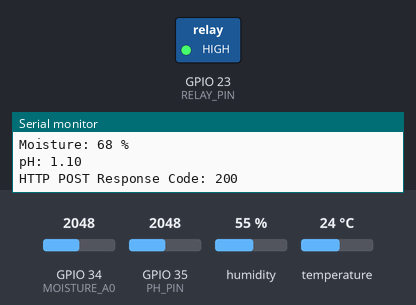
This program was run on a simulated ESP32. Parts: switched loads named in the program (green lamp = pin HIGH), the last lines printed to the serial monitor. The test bench sets the inputs (shaded band); at power-on: GPIO 34 (MOISTURE_A0) = 2048, GPIO 35 (PH_PIN) = 2048, humidity 55 %, temperature 24 °C (analog values on the 0–4095 scale). WiFi joins after 1.5 s; servers stay silent unless stated; uploads are accepted with an empty reply.

Above: at 2.7 s.
2.8 s: GPIO 34 (MOISTURE_A0) set to 3443
13.3 s: GPIO 34 (MOISTURE_A0) set to 3539
At 23.2 s:
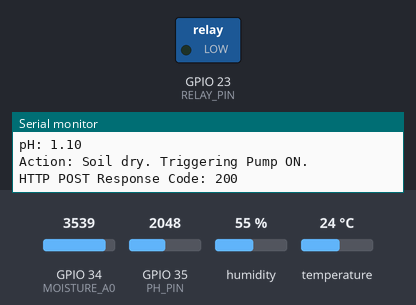
Timing chart, 0 to 24.7 s (numbered marks = the images above; inputs shaded):
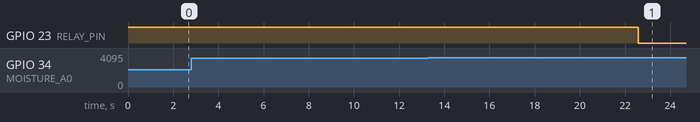

Measured:
- the behaviour switches between 3496 and 3497 on GPIO 34 (MOISTURE_A0) (found by bisection; images 0 and 1)
- after the input at 13.3 s, GPIO 23 (RELAY_PIN): HIGH → LOW after 9.3 s

The program:

main.cpp
```cpp
// main.cpp
#include <Arduino.h>
#include <WiFi.h>
#include <HTTPClient.h>
#include <DHT.h>
#include <ArduinoJson.h>

// -------------------- WIFI --------------------
const char* ssid = "WiFi-Name";
const char* password = "WiFi-Password";

// -------------------- SERVER --------------------
const char* serverUpdate = "http://<SERVER_IP>:8000/update";

// -------------------- pH SENSOR --------------------
#define PH_PIN 35
float voltage = 0;
float phValue = 0;
float neutralVoltage = 0.53;
float acidVoltage    = 1.10;

// -------------------- DHT --------------------
#define DHTPIN 18
#define DHTTYPE DHT11
DHT dht(DHTPIN, DHTTYPE);

// -------------------- MOISTURE --------------------
#define MOISTURE_A0 34
int moistureADC = 0;
int moisturePercent = 0;
int dryValue = 4095;
int wetValue = 1100;

// -------------------- RELAY --------------------
#define RELAY_PIN 23
bool pumpStatus = false;

// -------------------- SETUP --------------------
void setup() {
  Serial.begin(115200);

  analogReadResolution(12);
  analogSetAttenuation(ADC_11db);

  dht.begin();

  pinMode(RELAY_PIN, OUTPUT);
  digitalWrite(RELAY_PIN, HIGH); // OFF initially (for Active-Low Relay Modules)

  WiFi.begin(ssid, password);
  Serial.print("Connecting to WiFi");
  while (WiFi.status() != WL_CONNECTED) {
    delay(500);
    Serial.print(".");
  }

  Serial.println("\nWiFi Connected");
  Serial.println(WiFi.localIP());
}

// -------------------- LOOP --------------------
void loop() {
  // ========== pH ==========
  long phSum = 0;
  for (int i = 0; i < 10; i++) {
    phSum += analogRead(PH_PIN);
    delay(10);
  }
  int phADC = phSum / 10;
  voltage = phADC * (3.3 / 4095.0);
  float slope = (7.0 - 4.0) / (neutralVoltage - acidVoltage);
  phValue = 7.0 + slope * (voltage - neutralVoltage);

  // ========== MOISTURE ==========
  long sum = 0;
  for (int i = 0; i < 20; i++) {
    sum += analogRead(MOISTURE_A0);
    delay(5);
  }
  moistureADC = sum / 20;
  moisturePercent = map(moistureADC, dryValue, wetValue, 0, 100);
  moisturePercent = constrain(moisturePercent, 0, 100);

  // ========== DHT ==========
  float temperature = dht.readTemperature();
  float humidity = dht.readHumidity();

  // Guard against sensor reading errors converting NaN values to base defaults
  if (isnan(temperature)) temperature = 25.0;
  if (isnan(humidity))    humidity = 50.0;

  // ========== DEBUG PRINT ==========
  Serial.println("\n----- SENSOR DATA -----");
  Serial.println("Temp: " + String(temperature) + " °C");
  Serial.println("Humidity: " + String(humidity) + " %");
  Serial.println("Moisture: " + String(moisturePercent) + " %");
  Serial.println("pH: " + String(phValue));

  // ========== PUMP HYSTERESIS LOGIC ==========
  if (!pumpStatus && moisturePercent < 20) {
    pumpStatus = true;
    Serial.println("Action: Soil dry. Triggering Pump ON.");
  }
  if (pumpStatus && moisturePercent >= 30) {
    pumpStatus = false;
    Serial.println("Action: Target moisture reached. Shutting Pump OFF.");
  }

  // Low triggers relay ON, High switches relay OFF (Standard Active-Low Relay Boards)
  digitalWrite(RELAY_PIN, pumpStatus ? LOW : HIGH);

  // ========== SEND DATA TO SERVER ==========
  if (WiFi.status() == WL_CONNECTED) {
    WiFiClient client;  // Fixed: explicitly routes connections through network lanes
    HTTPClient http;

    http.begin(client, serverUpdate);
    http.addHeader("Content-Type", "application/json");

    StaticJsonDocument<256> doc;
    doc["temperature"] = temperature;
    doc["humidity"] = humidity;
    doc["ph"] = phValue;
    doc["moisture"] = moisturePercent;
    doc["pump"] = pumpStatus;

    String json;
    serializeJson(doc, json);

    int code = http.POST(json);
    Serial.println("HTTP POST Response Code: " + String(code));

    http.end();
  } else {
    Serial.println("WiFi Disconnected. Reconnecting...");
    WiFi.begin(ssid, password);
  }

  delay(10000); // Wait 10 seconds per loop
}
```
